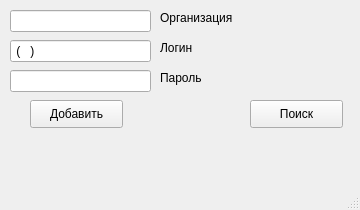
<?xml version="1.0" encoding="UTF-8"?>
<ui version="4.0">
 <class>MainWindow</class>
 <widget class="QMainWindow" name="MainWindow">
  <property name="enabled">
   <bool>true</bool>
  </property>
  <property name="geometry">
   <rect>
    <x>0</x>
    <y>0</y>
    <width>360</width>
    <height>210</height>
   </rect>
  </property>
  <property name="sizePolicy">
   <sizepolicy hsizetype="Fixed" vsizetype="Fixed">
    <horstretch>0</horstretch>
    <verstretch>0</verstretch>
   </sizepolicy>
  </property>
  <property name="minimumSize">
   <size>
    <width>360</width>
    <height>210</height>
   </size>
  </property>
  <property name="maximumSize">
   <size>
    <width>360</width>
    <height>210</height>
   </size>
  </property>
  <property name="windowTitle">
   <string>ОФД</string>
  </property>
  <widget class="QWidget" name="centralwidget">
   <property name="sizePolicy">
    <sizepolicy hsizetype="Fixed" vsizetype="Fixed">
     <horstretch>0</horstretch>
     <verstretch>0</verstretch>
    </sizepolicy>
   </property>
   <widget class="QLineEdit" name="LoginLine">
    <property name="enabled">
     <bool>true</bool>
    </property>
    <property name="geometry">
     <rect>
      <x>10</x>
      <y>40</y>
      <width>141</width>
      <height>22</height>
     </rect>
    </property>
    <property name="inputMask">
     <string>9(999)9999999</string>
    </property>
   </widget>
   <widget class="QLineEdit" name="PassLine">
    <property name="geometry">
     <rect>
      <x>10</x>
      <y>70</y>
      <width>141</width>
      <height>22</height>
     </rect>
    </property>
   </widget>
   <widget class="QPushButton" name="AddBtn">
    <property name="geometry">
     <rect>
      <x>30</x>
      <y>100</y>
      <width>93</width>
      <height>28</height>
     </rect>
    </property>
    <property name="text">
     <string>Добавить</string>
    </property>
   </widget>
   <widget class="QLabel" name="label">
    <property name="geometry">
     <rect>
      <x>160</x>
      <y>40</y>
      <width>55</width>
      <height>16</height>
     </rect>
    </property>
    <property name="text">
     <string>Логин</string>
    </property>
   </widget>
   <widget class="QLabel" name="label_2">
    <property name="geometry">
     <rect>
      <x>160</x>
      <y>70</y>
      <width>55</width>
      <height>16</height>
     </rect>
    </property>
    <property name="text">
     <string>Пароль</string>
    </property>
   </widget>
   <widget class="QLabel" name="label_3">
    <property name="geometry">
     <rect>
      <x>160</x>
      <y>10</y>
      <width>91</width>
      <height>16</height>
     </rect>
    </property>
    <property name="text">
     <string>Организация</string>
    </property>
   </widget>
   <widget class="QLineEdit" name="OrgLine">
    <property name="geometry">
     <rect>
      <x>10</x>
      <y>10</y>
      <width>141</width>
      <height>22</height>
     </rect>
    </property>
    <property name="focusPolicy">
     <enum>Qt::StrongFocus</enum>
    </property>
    <property name="contextMenuPolicy">
     <enum>Qt::DefaultContextMenu</enum>
    </property>
    <property name="inputMethodHints">
     <set>Qt::ImhNone</set>
    </property>
    <property name="inputMask">
     <string/>
    </property>
    <property name="placeholderText">
     <string/>
    </property>
   </widget>
   <widget class="QPushButton" name="FndBtn">
    <property name="geometry">
     <rect>
      <x>250</x>
      <y>100</y>
      <width>93</width>
      <height>28</height>
     </rect>
    </property>
    <property name="text">
     <string>Поиск</string>
    </property>
   </widget>
   <widget class="QLabel" name="sucsLabel">
    <property name="enabled">
     <bool>true</bool>
    </property>
    <property name="geometry">
     <rect>
      <x>30</x>
      <y>130</y>
      <width>91</width>
      <height>20</height>
     </rect>
    </property>
    <property name="text">
     <string/>
    </property>
   </widget>
   <widget class="QPushButton" name="stButton">
    <property name="geometry">
     <rect>
      <x>310</x>
      <y>10</y>
      <width>31</width>
      <height>28</height>
     </rect>
    </property>
    <property name="text">
     <string/>
    </property>
    <property name="icon">
     <iconset>
      <normaloff>stngicon.png</normaloff>stngicon.png</iconset>
    </property>
    <property name="iconSize">
     <size>
      <width>30</width>
      <height>30</height>
     </size>
    </property>
    <property name="default">
     <bool>false</bool>
    </property>
    <property name="flat">
     <bool>true</bool>
    </property>
   </widget>
  </widget>
  <widget class="QMenuBar" name="menubar">
   <property name="geometry">
    <rect>
     <x>0</x>
     <y>0</y>
     <width>360</width>
     <height>26</height>
    </rect>
   </property>
  </widget>
  <widget class="QStatusBar" name="statusbar"/>
 </widget>
 <tabstops>
  <tabstop>OrgLine</tabstop>
  <tabstop>LoginLine</tabstop>
  <tabstop>PassLine</tabstop>
  <tabstop>AddBtn</tabstop>
 </tabstops>
 <resources/>
 <connections/>
</ui>
